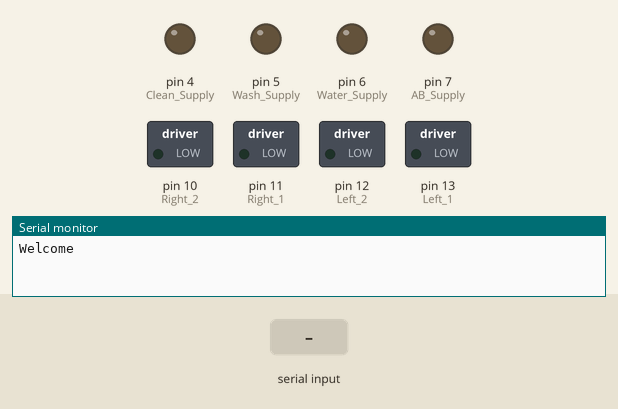
Bench run of a sketch on a simulated Arduino Uno, built with avr-gcc and run on an emulated ATmega328P. On the bench: switched loads named in the sketch (green lamp = pin HIGH), output pins drawn as LEDs (lit = HIGH), the last lines printed to the serial monitor. The inputs (shaded band) are chosen by the test bench.

Above: at 1.2 s.
1.3 s: "f" received over Serial
At 3.5 s:
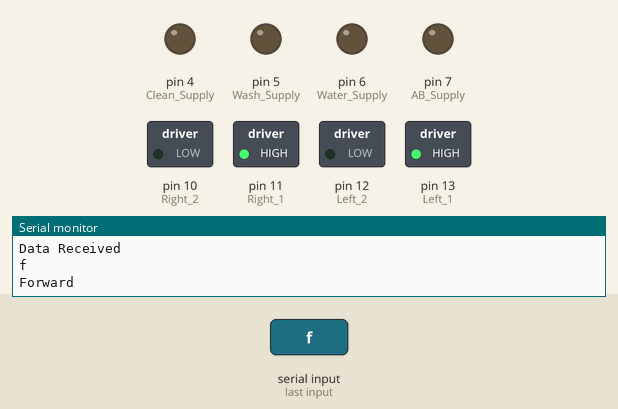
3.8 s: "r" received over Serial
At 5.7 s:
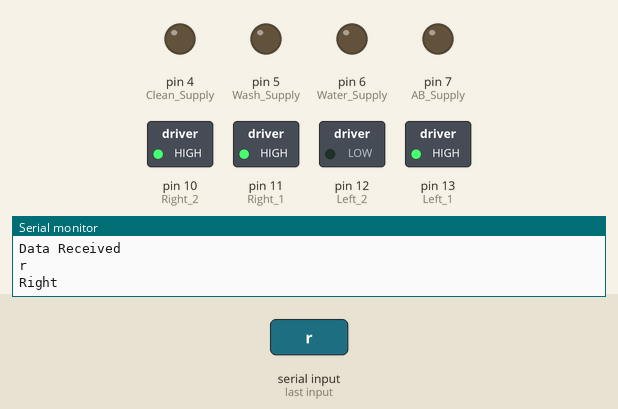
6.4 s: "l" received over Serial
At 8.7 s:
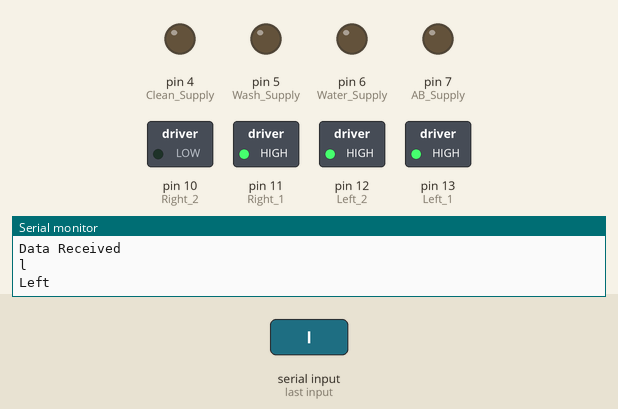
9.0 s: "b" received over Serial
At 10.8 s:
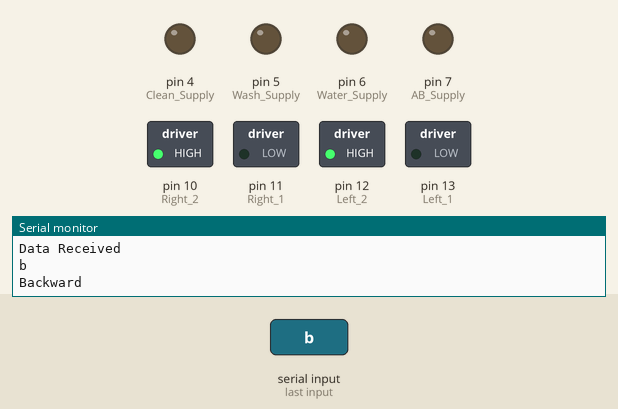
11.5 s: "7" received over Serial
At 13.8 s:
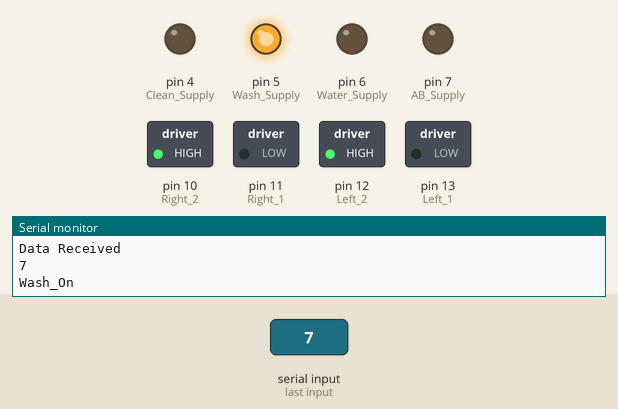
14.1 s: "s" received over Serial
At 16.0 s:
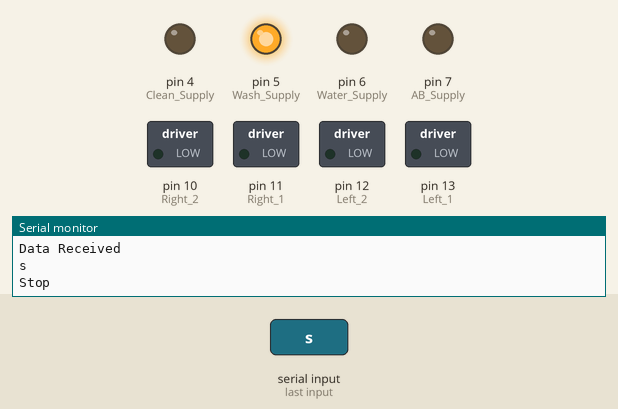
Timing chart, 0 to 17.5 s (numbered marks = the images above; inputs shaded):
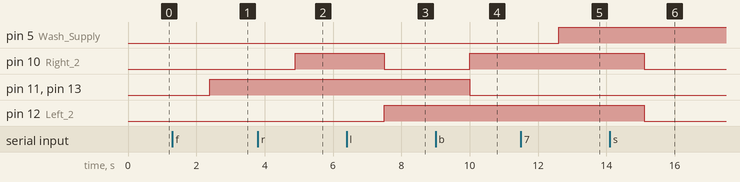

The sketch:

Floor_Cleaning_Robot.ino
```cpp
#include "Pins_Configuration.h"
void setup() {
  Serial.begin(9600);
  Serial.println("Welcome");
  pinMode(Left_1, OUTPUT);
  pinMode(Left_2, OUTPUT);
  pinMode(Right_1, OUTPUT);
  pinMode(Right_2, OUTPUT);

  pinMode(Clean_Supply, OUTPUT);
  pinMode(Wash_Supply, OUTPUT);
  pinMode(AB_Supply, OUTPUT);
  pinMode(Water_Supply, OUTPUT);

  digitalWrite(Clean_Supply, LOW);
  digitalWrite(Wash_Supply, LOW);
  digitalWrite(AB_Supply, LOW);
  digitalWrite(Water_Supply, LOW);

  digitalWrite(Left_1, LOW);
  digitalWrite(Left_2, LOW);
  digitalWrite(Right_1, LOW);
  digitalWrite(Right_2, LOW);
}
void loop() {
  Run_robot();
  delay(100);
}
```

Cleaning_Function.ino
```cpp
void Clean_On()
{
  delay(100);
  digitalWrite(Clean_Supply, HIGH);
}
void Clean_Off()
{
  delay(100);
  digitalWrite(Clean_Supply, LOW);
}
void Wash_On()
{
  delay(100);
  digitalWrite(Wash_Supply, HIGH);
}
void Wash_Off()
{
  delay(100);
  digitalWrite(Wash_Supply, LOW);
}
void Water_On()
{
  delay(100);
  digitalWrite(Water_Supply, HIGH);
}
void Water_Off()
{
  delay(100);
  digitalWrite(Water_Supply, LOW);
}
void AB_On()
{
  delay(100);
  digitalWrite(AB_Supply, HIGH);
}
void AB_Off()
{
  delay(100);
  digitalWrite(AB_Supply, LOW);
}
```

Motor_Direction_Function.ino
```cpp
void Forward() {
  //Forward
  digitalWrite(Left_1, HIGH);
  digitalWrite(Left_2, LOW);
  digitalWrite(Right_1, HIGH);
  digitalWrite(Right_2, LOW);
}
void Backward() {
  //Backward
  digitalWrite(Left_1, LOW);
  digitalWrite(Left_2, HIGH);
  digitalWrite(Right_1, LOW);
  digitalWrite(Right_2, HIGH);
}
void Left() {  //Right
  digitalWrite(Left_1, HIGH);
  digitalWrite(Left_2, HIGH);
  digitalWrite(Right_1, HIGH);
  digitalWrite(Right_2, LOW);
}

void Right() {
  //Left
  digitalWrite(Left_1, HIGH);
  digitalWrite(Left_2, LOW);
  digitalWrite(Right_1, HIGH);
  digitalWrite(Right_2, HIGH);
}

void Stop() {
  //Stop
  digitalWrite(Left_1, LOW);
  digitalWrite(Left_2, LOW);
  digitalWrite(Right_1, LOW);
  digitalWrite(Right_2, LOW);
}
```

Read.ino
```cpp
void Run_robot()
{
  if(Serial.available()>0)
  {
    String a = Serial.readString();
    Serial.println("Data Received");
    Serial.println(a);
    switch (a[0]) {
    case 'f':
      Serial.println("Forward");
      Forward();
      break;
    case 'r':
      Serial.println("Right");
      Right();
      break;
    case 'l':
      Serial.println("Left");
      Left();
      break;
    case 'b':
      Serial.println("Backward");
      Backward();
      break;
    case 's':
      Serial.println("Stop");
      Stop();
      break;
    case '7':
      Serial.println("Wash_On");
      Wash_On();
      break;
    case '6':
      Serial.println("Wash_Off");
      Wash_Off();
      break;
    case '3':
      Serial.println("Clean_On");
      Clean_On();
      break;
    case '2':
      Serial.println("Clean_Off");
      Clean_Off();
      break;
    case '5':
      Serial.println("Water_On");
      Water_On();
    case '4':
      Serial.println("Water_Off");
      Water_Off();
      break;
    case '1':
      Serial.println("AB_On");
      AB_On();
      break;
    case '0':
      Serial.println("AB_Off");
      AB_Off();
      break;
    default:
      break;
    }
  }
}
```

Pins_Configuration.h
```cpp
//Left motor
#define Left_1 13
#define Left_2 12
//Right Motor
#define Right_1 11
#define Right_2 10

//Cleaning Supply
#define Clean_Supply 4
#define Wash_Supply 5
#define Water_Supply 6
#define AB_Supply 7
```

Measured:
- after the input at 1.3 s, pin 11 (Right_1), pin 13 (Left_1): LOW → HIGH after 1.1 s
- after the input at 3.8 s, pin 10 (Right_2): LOW → HIGH after 1.1 s
- after the input at 6.4 s, pin 10 (Right_2): HIGH → LOW after 1.1 s; pin 12 (Left_2): LOW → HIGH after 1.1 s
- after the input at 9.0 s, pin 10 (Right_2): LOW → HIGH after 1.0 s; pin 11 (Right_1), pin 13 (Left_1): HIGH → LOW after 1.0 s
- after the input at 11.5 s, pin 5 (Wash_Supply): LOW → HIGH after 1.1 s
- after the input at 14.1 s, pin 10 (Right_2), pin 12 (Left_2): HIGH → LOW after 1.0 s
